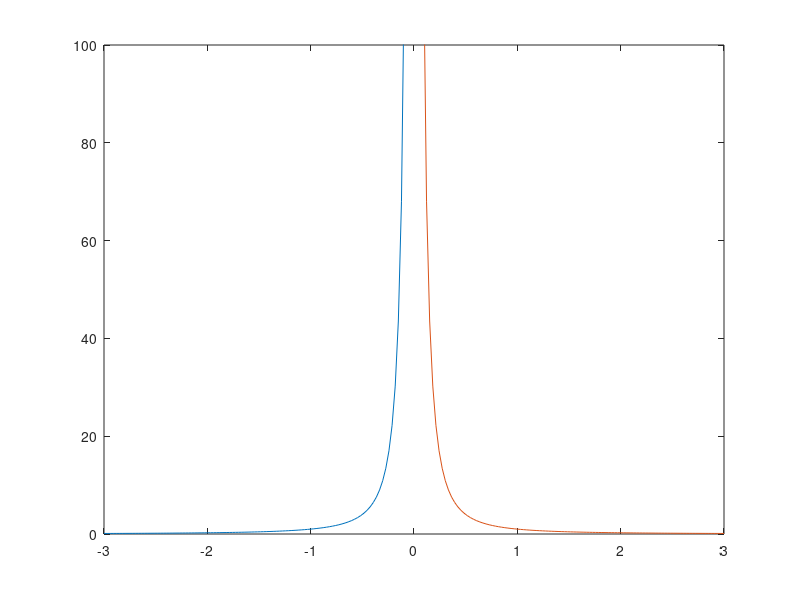

This chart was generated by the following MATLAB code: (Note: this script raises an error after producing the figure.)
f = @(x) 1./x.^2;
x1 = linspace(-3, 0, 100);
x2 = linspace(0, 3, 100);
plot(x1, f(x1), x2, f(x2));
ylim([0 100])
xline(0, ':')
xlabel('x')
ylabel('y')
